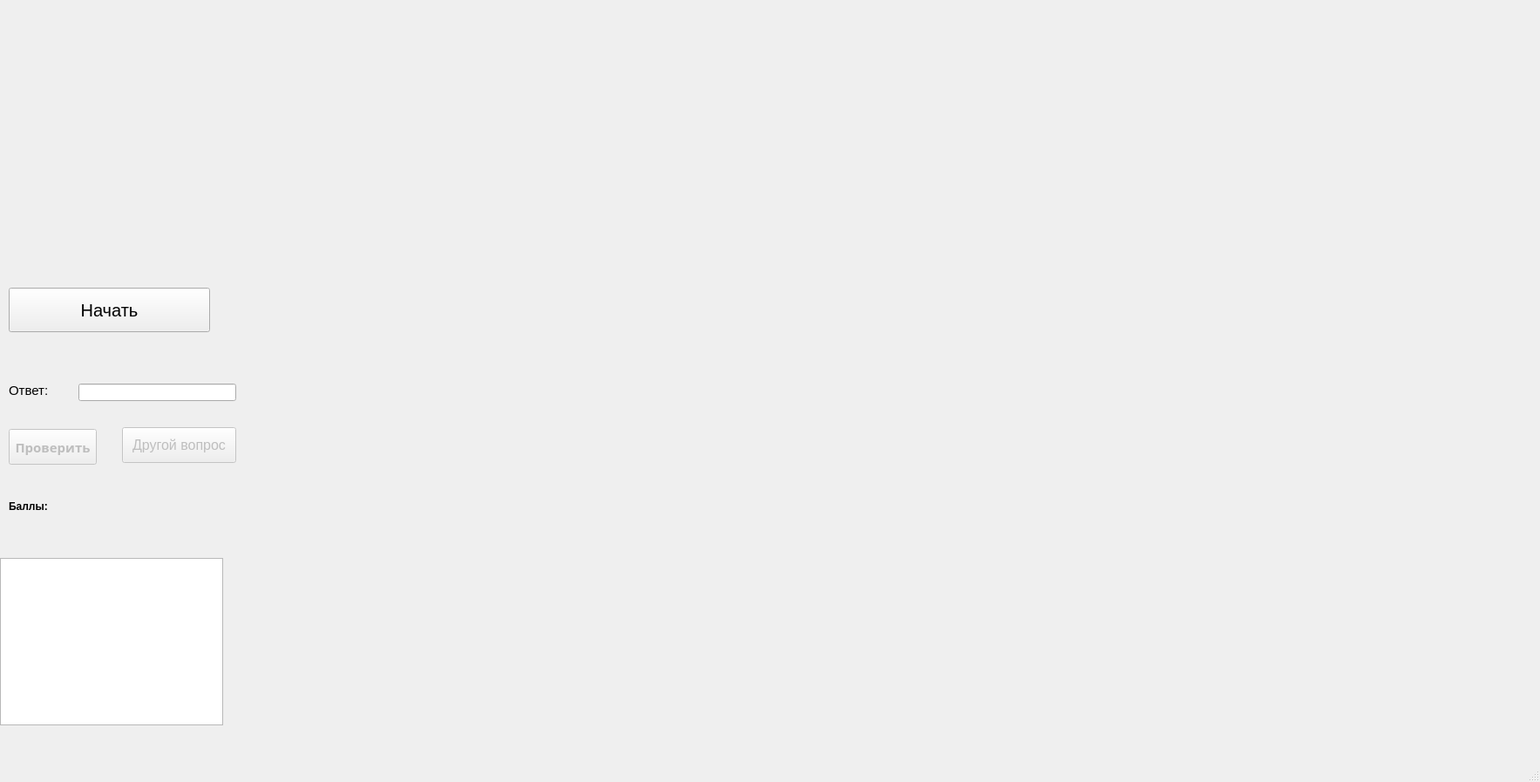
<?xml version="1.0" encoding="UTF-8"?>
<ui version="4.0">
 <class>MainWindow</class>
 <widget class="QMainWindow" name="MainWindow">
  <property name="geometry">
   <rect>
    <x>0</x>
    <y>0</y>
    <width>1767</width>
    <height>897</height>
   </rect>
  </property>
  <property name="windowTitle">
   <string>MainWindow</string>
  </property>
  <widget class="QWidget" name="centralwidget">
   <widget class="QPushButton" name="pushButton">
    <property name="enabled">
     <bool>true</bool>
    </property>
    <property name="geometry">
     <rect>
      <x>10</x>
      <y>330</y>
      <width>231</width>
      <height>51</height>
     </rect>
    </property>
    <property name="font">
     <font>
      <pointsize>15</pointsize>
     </font>
    </property>
    <property name="text">
     <string>Начать</string>
    </property>
   </widget>
   <widget class="QLabel" name="label_2">
    <property name="geometry">
     <rect>
      <x>80</x>
      <y>0</y>
      <width>1611</width>
      <height>181</height>
     </rect>
    </property>
    <property name="font">
     <font>
      <pointsize>12</pointsize>
     </font>
    </property>
    <property name="text">
     <string/>
    </property>
    <property name="scaledContents">
     <bool>true</bool>
    </property>
    <property name="wordWrap">
     <bool>false</bool>
    </property>
   </widget>
   <widget class="QLabel" name="label_3">
    <property name="geometry">
     <rect>
      <x>340</x>
      <y>280</y>
      <width>1121</width>
      <height>771</height>
     </rect>
    </property>
    <property name="text">
     <string/>
    </property>
   </widget>
   <widget class="QLineEdit" name="lineEdit">
    <property name="geometry">
     <rect>
      <x>90</x>
      <y>440</y>
      <width>181</width>
      <height>20</height>
     </rect>
    </property>
   </widget>
   <widget class="QLabel" name="label_4">
    <property name="geometry">
     <rect>
      <x>20</x>
      <y>290</y>
      <width>131</width>
      <height>31</height>
     </rect>
    </property>
    <property name="text">
     <string/>
    </property>
   </widget>
   <widget class="QPushButton" name="pushButton_2">
    <property name="enabled">
     <bool>false</bool>
    </property>
    <property name="geometry">
     <rect>
      <x>10</x>
      <y>492</y>
      <width>101</width>
      <height>41</height>
     </rect>
    </property>
    <property name="font">
     <font>
      <family>Myriad Pro Light</family>
      <pointsize>11</pointsize>
      <weight>75</weight>
      <bold>true</bold>
     </font>
    </property>
    <property name="text">
     <string>Проверить</string>
    </property>
   </widget>
   <widget class="QPushButton" name="pushButton_3">
    <property name="enabled">
     <bool>false</bool>
    </property>
    <property name="geometry">
     <rect>
      <x>140</x>
      <y>490</y>
      <width>131</width>
      <height>41</height>
     </rect>
    </property>
    <property name="font">
     <font>
      <family>MS Shell Dlg 2</family>
      <pointsize>12</pointsize>
     </font>
    </property>
    <property name="text">
     <string>Другой вопрос</string>
    </property>
   </widget>
   <widget class="QLabel" name="label">
    <property name="geometry">
     <rect>
      <x>10</x>
      <y>560</y>
      <width>101</width>
      <height>41</height>
     </rect>
    </property>
    <property name="font">
     <font>
      <family>MS Sans Serif</family>
      <weight>75</weight>
      <bold>true</bold>
     </font>
    </property>
    <property name="text">
     <string>Баллы:</string>
    </property>
   </widget>
   <widget class="QLabel" name="lbScore">
    <property name="geometry">
     <rect>
      <x>90</x>
      <y>580</y>
      <width>81</width>
      <height>16</height>
     </rect>
    </property>
    <property name="text">
     <string/>
    </property>
   </widget>
   <widget class="QLabel" name="label_5">
    <property name="geometry">
     <rect>
      <x>10</x>
      <y>440</y>
      <width>71</width>
      <height>16</height>
     </rect>
    </property>
    <property name="font">
     <font>
      <pointsize>11</pointsize>
     </font>
    </property>
    <property name="text">
     <string>Ответ:</string>
    </property>
   </widget>
   <widget class="QTableWidget" name="tableWidget">
    <property name="geometry">
     <rect>
      <x>0</x>
      <y>640</y>
      <width>256</width>
      <height>192</height>
     </rect>
    </property>
   </widget>
  </widget>
  <widget class="QMenuBar" name="menubar">
   <property name="geometry">
    <rect>
     <x>0</x>
     <y>0</y>
     <width>1767</width>
     <height>21</height>
    </rect>
   </property>
  </widget>
  <widget class="QStatusBar" name="statusbar"/>
 </widget>
 <resources/>
 <connections/>
</ui>
